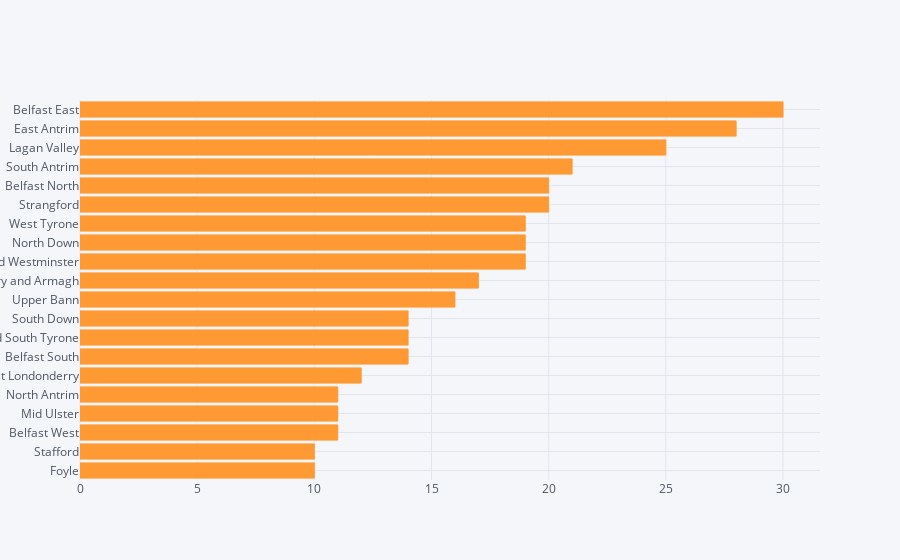

Notebook cell for this chart:
### Code cell
both_final.signatures.iplot(kind='barh', opacity = 1)

### Figure 1 — Plotly figure (JSON) as saved in the notebook; plotly's stock layout.template omitted (floating-point values rounded to 4 significant figures)
{"data": [{"marker": {"color": "rgba(255, 153, 51, 1)", "line": {"color": "rgba(255, 153, 51, 1.0)", "width": 1}}, "name": "signatures", "orientation": "h", "text": "", "type": "bar", "uid": "a061e817-0d34-431f-b3d9-d87360dc941b", "x": [10, 10, 11, 11, 11, 12, 14, 14, 14, 16, 17, 19, 19, 19, 20, 20, 21, 25, 28, 30], "y": ["Foyle", "Stafford", "Belfast West", "Mid Ulster", "North Antrim", "East Londonderry", "Belfast South", "Fermanagh and South Tyrone", "South Down", "Upper Bann", "Newry and Armagh", "Cities of London and Westminster", "North Down", "West Tyrone", "Strangford", "Belfast North", "South Antrim", "Lagan Valley", "East Antrim", "Belfast East"]}], "layout": {"legend": {"bgcolor": "#F5F6F9", "font": {"color": "#4D5663"}}, "paper_bgcolor": "#F5F6F9", "plot_bgcolor": "#F5F6F9", "titlefont": {"color": "#4D5663"}, "xaxis": {"gridcolor": "#E1E5ED", "showgrid": true, "tickfont": {"color": "#4D5663"}, "title": "", "titlefont": {"color": "#4D5663"}, "zerolinecolor": "#E1E5ED"}, "yaxis": {"gridcolor": "#E1E5ED", "showgrid": true, "tickfont": {"color": "#4D5663"}, "title": "", "titlefont": {"color": "#4D5663"}, "zerolinecolor": "#E1E5ED"}}}
